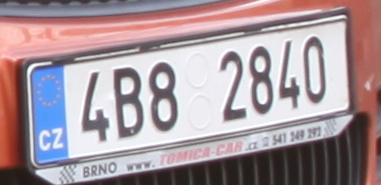
#> input picture ANPR/Dataset/Plates/Internet/39.png, 381 x 185 px; its folder holds only this picture in this run
$ python contours.py   (older library calls are emulated)
#> lines starting #> are read from the running program, lines starting #| are printed output that depends on the picture; after the words box and inside, x2 and y2 are one past the last pixel; in counts of white or black regions, pixels touching at a corner belong together
import os
import math

from cv2 import cv2 as cv
import numpy as np


"""
Module about license plate segmentation.
I don't use anything special because it is the first approach to the problem.
In the next modules, I will use more specifics tools for license plate segmentation.
It's based on Connect Component Analysis (CCA) and finding possibleChars.
"""

shapeRectangle = None
shapeSquare = None
counter = 0


def processImage(image):
    """
    Process all the images, converting to 2 bit image.
    :param image: to process.
    :return:
    """
    imageGray = cv.cvtColor(image, cv.COLOR_BGR2GRAY)

    # edges = cv.Canny(imageGray,100,200)
    # ret, thresh = cv.threshold(edges, 127, 255, cv.THRESH_BINARY)

    ret, thresh = cv.threshold(imageGray, 127, 255, cv.THRESH_BINARY)
    img, contours, hierarchy = cv.findContours(thresh, cv.RETR_TREE, cv.CHAIN_APPROX_SIMPLE)

    return imageGray, ret, thresh, contours, hierarchy


def writeImage(image, savePath):
    """
    Use the function cv.imwrite() to save an image.
    :param image: the file name.
    :param savePath: path to save image.
    """
    cv.imwrite(savePath, image)


def showImages(images):
    """
    Shows all the images and wait until press one key.
    :param images: map with the title of the image and the image.
    """
    for title, image in images.items():
        cv.imshow(title, image)

    if cv.waitKey(0) & 0xff == 27:
        cv.destroyAllWindows()


def drawContours(srcImage, contours):
    """
    Prints in the original image all the interesting contours that was found.
    :param srcImage:
    :param contours: to print.
    """
    contourID = -1      # Print all contours
    color = (255,60,0)   # Blue
    thickness = 2
    cv.drawContours(srcImage, contours, contourID, color, thickness)


def drawRectangleInContours(srcImage, contours):
    """
    Prints in the original image all the interesting contours that was found with a rectangle.
    :param srcImage:
    :param contours: to print.
    """
    for cnt in contours:
        x,y,w,h = cv.boundingRect(cnt)
        color = (0,255,0)   # Green rectangle
        thickness = 2
        cv.rectangle(srcImage,(x,y),(x+w,y+h), color, thickness)

        # drawContours(srcImage, contours)
        cropImage(srcImage, cnt)


def cropImage(srcImage, contour):
    """
    Crop the image from top left corner to bottom right corner.
    :param srcImage: to crop.
    :param contour: to crop.
    """
    global counter
    minX, minY, maxX, maxY = searchCorners(contour)
    ROI = srcImage[minY:maxY, minX:maxX]
    cv.imshow('ROI', ROI)
    #writeImage(ROI, '../../PlateOCR/data/FromPlateSegmentation/' + str(counter) + '.png')
    #writeImage(ROI, '../../PlateOCR/data/FromPlateDetection&PlateSegmentation/' + str(counter) + '.png')
    counter+=1


def searchCorners(contour):
    """
    Find top left corner (minX, minY) and bottom right corner (maxX, maxY)
    :param contour: coordenates of the lines of the contour.
    """
    minX = np.amin(contour, axis=0)[0][0]
    minY = np.amin(contour, axis=0)[0][1]
    maxX = np.amax(contour, axis=0)[0][0]
    maxY = np.amax(contour, axis=0)[0][1]

    return minX, minY, maxX, maxY


def contourPerimeter(contour):
    """
    Calculates the perimeter of a contour
    :param contour: to calculates the perimeter.
    :return:
    """
    closedContour = True
    perimeter = cv.arcLength(contour, closedContour)
    return perimeter


def findingPossibleChars(contours):
    """
    Search for the contours of greatest interest.
    :param contours: that was found.
    :return:
    """
    interestingContours = []
    for contour in contours:
        if isPossibleChar(contour):
            interestingContours.append(contour)

    return interestingContours


def isPossibleChar(contour):
    """
    With the contour determines if it is a character.
    :params contour: that was found.
    """
    MIN_WIDTH = 15
    MAX_WIDTH = 80
    MIN_HEIGHT = 30
    MAX_HEIGHT = 80
    x, y, w, h = cv.boundingRect(contour)
    aspect_ratio = float(w)/float(h)
    area = w * h
    perimeter = contourPerimeter(contour)
    diagonal = math.sqrt(w*w + h*h)

    if w > MIN_WIDTH and w < MAX_WIDTH and h > MIN_HEIGHT and h < MAX_HEIGHT:
        return True
    return False


if __name__ == '__main__':
    print('[VERSION CV]: ', cv.__version__)

    ## Each image with car plate.
    directoryPath = '../../../Dataset/Plates/Internet/'
    for imagePath in os.listdir(directoryPath):
        original = cv.imread(directoryPath + imagePath)
#> original is the input picture: shape (185, 381, 3); mean B, G, R 156.1, 150.2, 167.1

        ## Resize original image.
        #original = cv.resize(original, (300, 150), interpolation = cv.INTER_AREA)

        ## Processing image.
        imageGray, ret, thresh, originalContours, hierarchy = processImage(original)
#> in processImage, `imageGray = cv.cvtColor(image, cv.COLOR_BGR2GRAY)`:
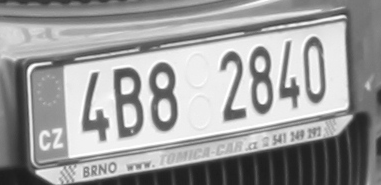
#> imageGray: shape (185, 381); min 27, max 255, mean 155.9
#> in processImage, `ret, thresh = cv.threshold(imageGray, 127, 255, cv.THRESH_BINARY)`:
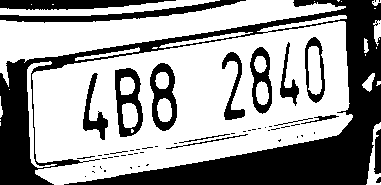
#> thresh: shape (185, 381); 61.8% white; 59 black regions (42 under 20 px)
#> in processImage, `img, contours, hierarchy = cv.findContours(thresh, cv.RETR_TREE, cv.CH..`: contours = 108 contours, 78 with area under 20; largest, box (x1, y1, x2, y2) and area: (32, 15, 353, 185) 36160, (0, 0, 346, 87) 8254, (114, 67, 144, 138) 1636, (149, 62, 178, 132) 1497, (0, 0, 220, 16) 1189
#> ret = 127; originalContours has the same summary as contours in processImage

        ## Finding possible characters.
        interestingContours = findingPossibleChars(originalContours)
#> the loop in findingPossibleChars, `for contour in contours:` made 108 passes
#> (x in isPossibleChar, y in isPossibleChar, w in isPossibleChar, h in isPossibleChar, aspect_ratio in isPossibleChar, area in isPossibleChar, diagonal in isPossibleChar) on passes 1, 4, 6, 7, 8, 12, 13, 14, 15, 17, 19, 29: (366, 122, 15, 63, 0.238, 945, 64.76), (0, 96, 3, 22, 0.136, 66, 22.2), (376, 81, 5, 5, 1, 25, 7.07), (362, 73, 13, 19, 0.684, 247, 23.02), (27, 61, 30, 107, 0.28, 3210, 111.1), (75, 47, 65, 14, 4.64, 910, 66.49), (364, 38, 5, 15, 0.333, 75, 15.81), (159, 32, 94, 16, 5.88, 1504, 95.35), (373, 20, 8, 26, 0.308, 208, 27.2), (374, 22, 5, 5, 1, 25, 7.07), (32, 15, 321, 170, 1.89, 54570, 363.2), (145, 163, 5, 4, 1.25, 20, 6.4)
#> (x in isPossibleChar, y in isPossibleChar, w in isPossibleChar, h in isPossibleChar, aspect_ratio in isPossibleChar, area in isPossibleChar) on pass 50: (165, 145, 19, 5, 3.8, 95)

        ## Painting rectangle on possigle characters.
        drawRectangleInContours(original, interestingContours)
#> the loop in drawRectangleInContours, `for cnt in contours:` made 7 passes
#> pass 1, in cropImage, `ROI = srcImage[minY:maxY, minX:maxX]`:
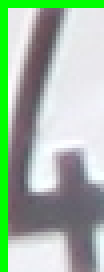
#> ROI: shape (68, 26, 3) (shown 4 times larger); mean B, G, R 165.2, 186.4, 162.4
#> pass 2, in cropImage (call 2), `ROI = srcImage[minY:maxY, minX:maxX]`:
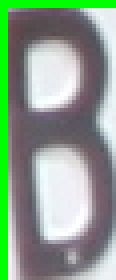
#> ROI: shape (70, 29, 3) (shown 4 times larger); mean B, G, R 141, 159.5, 139.3
#> pass 3, in cropImage (call 3), `ROI = srcImage[minY:maxY, minX:maxX]`:
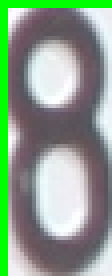
#> ROI: shape (69, 28, 3) (shown 4 times larger); mean B, G, R 139.4, 158.9, 138.6
#> after the loop in drawRectangleInContours, `for cnt in contours:`:
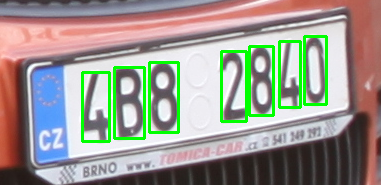
#> srcImage: shape (185, 381, 3); mean B, G, R 143.4, 152, 154.7

        ## Show some info about contours of the image.
        print('[INFO] New contorous list size: ' + str(len(interestingContours)) + ', Old contorous list size: ' + str(len(originalContours)))
#| [INFO] New contorous list size: 7, Old contorous list size: 108

        showImages({'thresh': thresh,
                    'original': original})
#> the loop in showImages, `for title, image in images.items():` made 2 passes
#> (key Esc is pressed here)

$ run again, on ANPR/Dataset/Plates/Internet/44.png
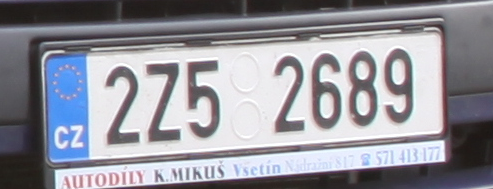
#> input picture ANPR/Dataset/Plates/Internet/44.png, 493 x 189 px
#> original is the input picture: shape (189, 493, 3); mean B, G, R 154.4, 146.1, 146.3
#> in processImage, `ret, thresh = cv.threshold(imageGray, 127, 255, cv.THRESH_BINARY)`:
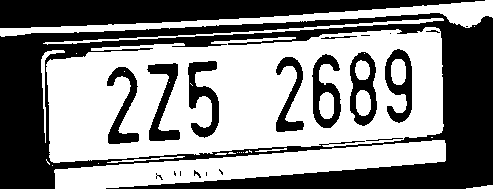
#> thresh: shape (189, 493); 53.7% white; 21 black regions (8 under 20 px)
#> contours = 52 contours, 29 with area under 20; largest, box (x1, y1, x2, y2) and area: (46, 27, 444, 163) 42191, (54, 140, 446, 189) 8399, (0, 0, 493, 37) 3576, (349, 51, 378, 127) 1698, (311, 53, 342, 129) 1510
#> ret = 127; originalContours has the same summary as contours in processImage
#> the loop in findingPossibleChars, `for contour in contours:` made 52 passes
#> (x in isPossibleChar, y in isPossibleChar, w in isPossibleChar, h in isPossibleChar, aspect_ratio in isPossibleChar, area in isPossibleChar, diagonal in isPossibleChar) on passes 1, 4, 5, 6, 14, 15, 17, 20: (466, 185, 27, 4, 6.75, 108, 27.29), (46, 159, 4, 6, 0.667, 24, 7.21), (107, 156, 78, 7, 11.14, 546, 78.31), (215, 153, 12, 2, 6, 24, 12.17), (255, 148, 32, 4, 8, 128, 32.25), (54, 140, 392, 49, 8, 19208, 395.1), (156, 174, 8, 7, 1.14, 56, 10.63), (179, 170, 3, 7, 0.429, 21, 7.62)
#> the loop in drawRectangleInContours, `for cnt in contours:` made 6 passes
#> after the loop in drawRectangleInContours, `for cnt in contours:`:
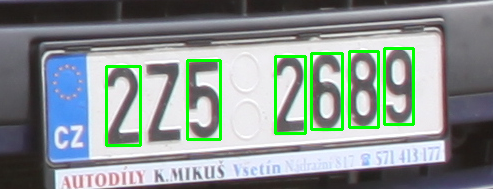
#> srcImage: shape (189, 493, 3); mean B, G, R 145.3, 147.7, 137.2
#| [INFO] New contorous list size: 6, Old contorous list size: 52
#> the loop in showImages, `for title, image in images.items():` made 2 passes
